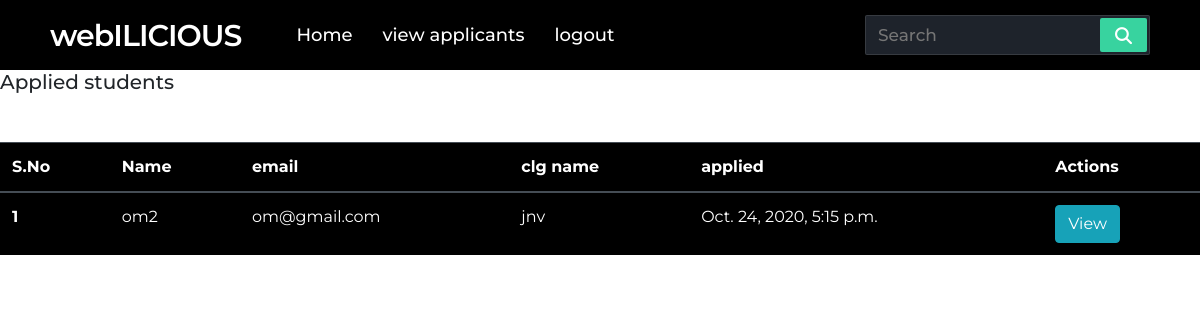
The page /controller/viewapplicants on the database its author committed.
### controller/models.py (models this page shows, shortened)
class Applicants(models.Model):
    applicant = models.OneToOneField(User,on_delete=models.CASCADE)
    app_email=models.CharField(max_length=255)
    app_clg=models.CharField(max_length=255)
    dateregisteres= models.DateTimeField(auto_now_add=True)

### controller/views.py (the view)
# urls.py: path('viewapplicants',views.viewapplicants,name="viewapplicants"),
def viewapplicants(request):
    item = Applicants.objects.all()
    context ={'item' : item}
    return render(request,'controller/viewapp.html',context)

### controller/templates/controller/viewapp.html (shortened to what this page needs)
{% extends 'controller/base.html' %}
{% load static %}
{% block body %}
<h5>Applied students </h5>
{% if item %}
<div class="  mt-5 table-responsive">
  <table class="table table-hover table-dark  " style="background-color:black" >
    <thead>
      <tr>
        <th scope="col">S.No</th>
        <th scope="col">Name</th>
        <th scope="col">email</th>
        <th scope="col">clg name</th>
        <th scope="col">applied</th>
        <th scope="col">Actions</th>
      </tr>
    </thead>
    <tbody>
      {%  for ite in item %}
      <tr>
        <th scope="row">{{ forloop.counter }}</th>
        <td>{{ ite.applicant }}</td>
        <td>{{ ite.app_email }}</td>
        <td>{{ ite.app_clg }}</td>
        <td>{{ ite.dateregisteres }}</td>
        <td>
        <a href="{%url 'completedetails' ite.id %}" class="btn btn-info text-white">View</a>
        </td>
      </tr>
      {% endfor %}
      {% else %}
      <h6 style="margin-top: 100px;color: #c9302c"> No applications present!!! </h6>
      {% endif %}
{% endblock body %}

### static/css/base.css (style rules this page uses)
* { margin: 0; padding: 0; outline: none; box-sizing: border-box; font-family: 'Montserrat', sans-serif; }

### rows shown on the page
Applicants: applicant "om2", app_email "om@gmail.com", app_clg "jnv", dateregisteres "Oct. 24, 2020, 5:15 p.m."
